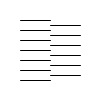
Frame 1 (no input)
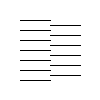
Frame 60 (the mouse pressed at the canvas centre just before this capture)
Frame 120 (the mouse held since frame 60 and released just before this capture): identical to frame 60, image omitted

The Processing sketch that drew these frames (run headless with seeded random() and noise(); from frame 60 on, the mouse is pressed at the canvas centre):

// Processing sketch: processing_63396
// ── processing_63396.pde

void setup() {
  size (100, 100);
  background (255);
  fill (255);
  smooth ();
}

void draw() {
  for (float y = 20; y <= 80; y= y+10) {
     line ( 20, y, 50, y);
    }
  for (float y = 25; y <= 80; y= y+10) {
     line ( 50, y, 80, y);
    }
}
